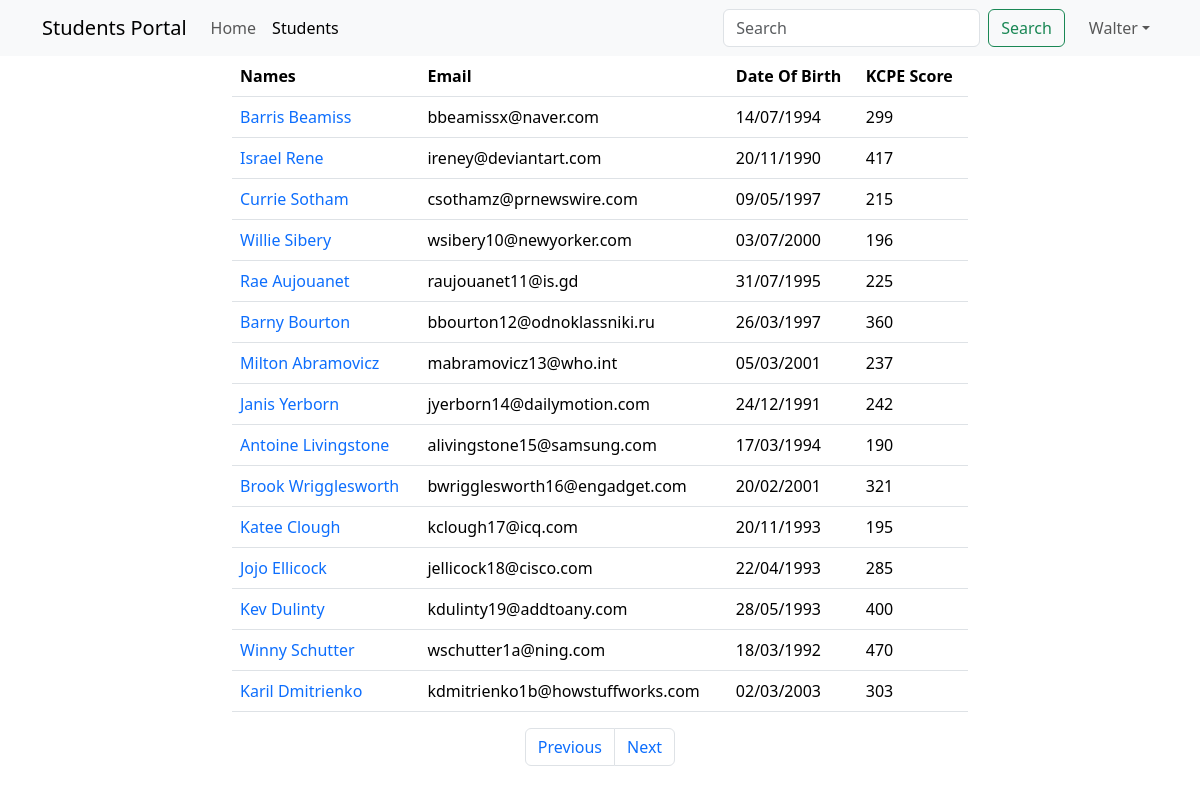
The page /show?page=3 (signed in) on the database its author committed.
### main_app/models.py (models this page shows, shortened)
class Student(models.Model):
    first_name = models.CharField(max_length=25)
    last_name = models.CharField(max_length=25)
    dob = models.DateField()
    email = models.EmailField(unique=True)
    weight = models.DecimalField(max_digits=5, decimal_places=2)  # 100.500
    is_sporty = models.BooleanField(default=False)
    kcpe_score = models.IntegerField()
    profile_pic = models.ImageField(upload_to=generate_unique_name, null=True, default="students/default.png")
    created_at = models.DateTimeField(auto_now_add=True)
    updated_at = models.DateTimeField(auto_now=True)

### main_app/views.py (the view)
# urls.py: path('show', views.show_students, name="show"),
@login_required
def show_students(request):
    data = Student.objects.all()  # SELECT * FROM students
    paginator = Paginator(data, 15)
    page_number = request.GET.get("page")
    data = paginator.get_page(page_number)
    return render(request, "display.html", {"students": data})

### templates/display.html (shortened to what this page needs)
{% extends 'base.html' %}
{% block content %}
    {% include 'navbar.html' %}
    <div class="container">
        <div class="row justify-content-center">
            <div class="col-sm-8">
                <table class="table">
                    <thead>
                    <tr>
                        <th>Names</th>
                        <th>Email</th>
                        <th>Date Of Birth</th>
                        <th>KCPE Score</th>
                    </tr>
                    </thead>
                    <tbody>
                    {% for student in students %}
                        <tr>
                            <td>
                                <a href="{% url 'details' student.id %}"
                                   class="text-decoration-none">{{ student.first_name }} {{ student.last_name }}</a>
                            </td>
                            <td>{{ student.email }}</td>
                            <td>{{ student.dob | date:'d/m/Y' }}</td>
                            <td>{{ student.kcpe_score }}</td>
                        </tr>
                    {% endfor %}
                    </tbody>
                </table>
                <nav aria-label="Page navigation example">
                    <ul class="pagination justify-content-center">
                        {% if students.has_previous %}
                            <li class="page-item">
                                <a class="page-link" href='?page={{ students.previous_page_number }}'>Previous</a>
                            </li>
                        {% else %}
                            <li class="page-item disabled">
                                <a class="page-link" href='' tabindex="-1" aria-disabled="True">Previous</a>
                            </li>
                        {% endif %}
                        {% if students.has_next %}
                            <li class="page-item">
                                <a class="page-link" href='?page={{ students.next_page_number }}'>Next</a>
                            </li>
                        {% else %}
                            <li class="page-item disabled">
                                <a class="page-link" href='' tabindex="-1" aria-disabled="True">Next</a>
                            </li>
                        {% endif %}
                    </ul>
                </nav>
            </div>
        </div>
    </div>
{% endblock %}

### templates/navbar.html (shortened to what this page needs)
<nav class="navbar sticky-top navbar-expand-lg navbar-light bg-light">
    <div class="container">
        <a class="navbar-brand" href="{% url 'home' %}">Students Portal</a>
        <div class="collapse navbar-collapse" id="navbarTogglerDemo02">
            <ul class="navbar-nav me-auto mb-2 mb-lg-0">
                <li class="nav-item">
                    <a class="nav-link  {% if '/' == request.path %} active {% endif %}" aria-current="page"
                       href="{% url 'home' %}">Home</a>
                </li>
                <li class="nav-item">
                    <a class="nav-link {% if 'show' in request.path %} active {% endif %} " href="{% url 'show' %}">Students</a>
                </li>
            </ul>
            <form class="d-flex" method="get" action="{% url 'search' %}">
                <input class="form-control me-2" name="search" type="search" placeholder="Search" aria-label="Search">
                <button class="btn btn-outline-success" type="submit">Search</button>
            </form>
            <ul class="navbar-nav ms-3 mb-2 mb-lg-0">
                <li class="nav-item dropdown">
                    <a class="nav-link dropdown-toggle" href="#" role="button" data-bs-toggle="dropdown">{{ user.first_name }}</a>
                </li>
            </ul>
        </div>
    </div>
</nav>

### rows shown on the page
Student: first_name "Barris", last_name "Beamiss", email "bbeamissx@naver.com", dob "14/07/1994", kcpe_score "299"
Student: first_name "Israel", last_name "Rene", email "ireney@deviantart.com", dob "20/11/1990", kcpe_score "417"
Student: first_name "Currie", last_name "Sotham", email "csothamz@prnewswire.com", dob "09/05/1997", kcpe_score "215"
Student: first_name "Willie", last_name "Sibery", email "wsibery10@newyorker.com", dob "03/07/2000", kcpe_score "196"
Student: first_name "Rae", last_name "Aujouanet", email "raujouanet11@is.gd", dob "31/07/1995", kcpe_score "225"
Student: first_name "Barny", last_name "Bourton", email "bbourton12@odnoklassniki.ru", dob "26/03/1997", kcpe_score "360"
Student: first_name "Milton", last_name "Abramovicz", email "mabramovicz13@who.int", dob "05/03/2001", kcpe_score "237"
Student: first_name "Janis", last_name "Yerborn", email "jyerborn14@dailymotion.com", dob "24/12/1991", kcpe_score "242"
Student: first_name "Antoine", last_name "Livingstone", email "alivingstone15@samsung.com", dob "17/03/1994", kcpe_score "190"
Student: first_name "Brook", last_name "Wrigglesworth", email "bwrigglesworth16@engadget.com", dob "20/02/2001", kcpe_score "321"
Student: first_name "Katee", last_name "Clough", email "kclough17@icq.com", dob "20/11/1993", kcpe_score "195"
Student: first_name "Jojo", last_name "Ellicock", email "jellicock18@cisco.com", dob "22/04/1993", kcpe_score "285"
Student: first_name "Kev", last_name "Dulinty", email "kdulinty19@addtoany.com", dob "28/05/1993", kcpe_score "400"
Student: first_name "Winny", last_name "Schutter", email "wschutter1a@ning.com", dob "18/03/1992", kcpe_score "470"
Student: first_name "Karil", last_name "Dmitrienko", email "kdmitrienko1b@howstuffworks.com", dob "02/03/2003", kcpe_score "303"

### other values the page prints
{{ user.first_name }} "Walter"
